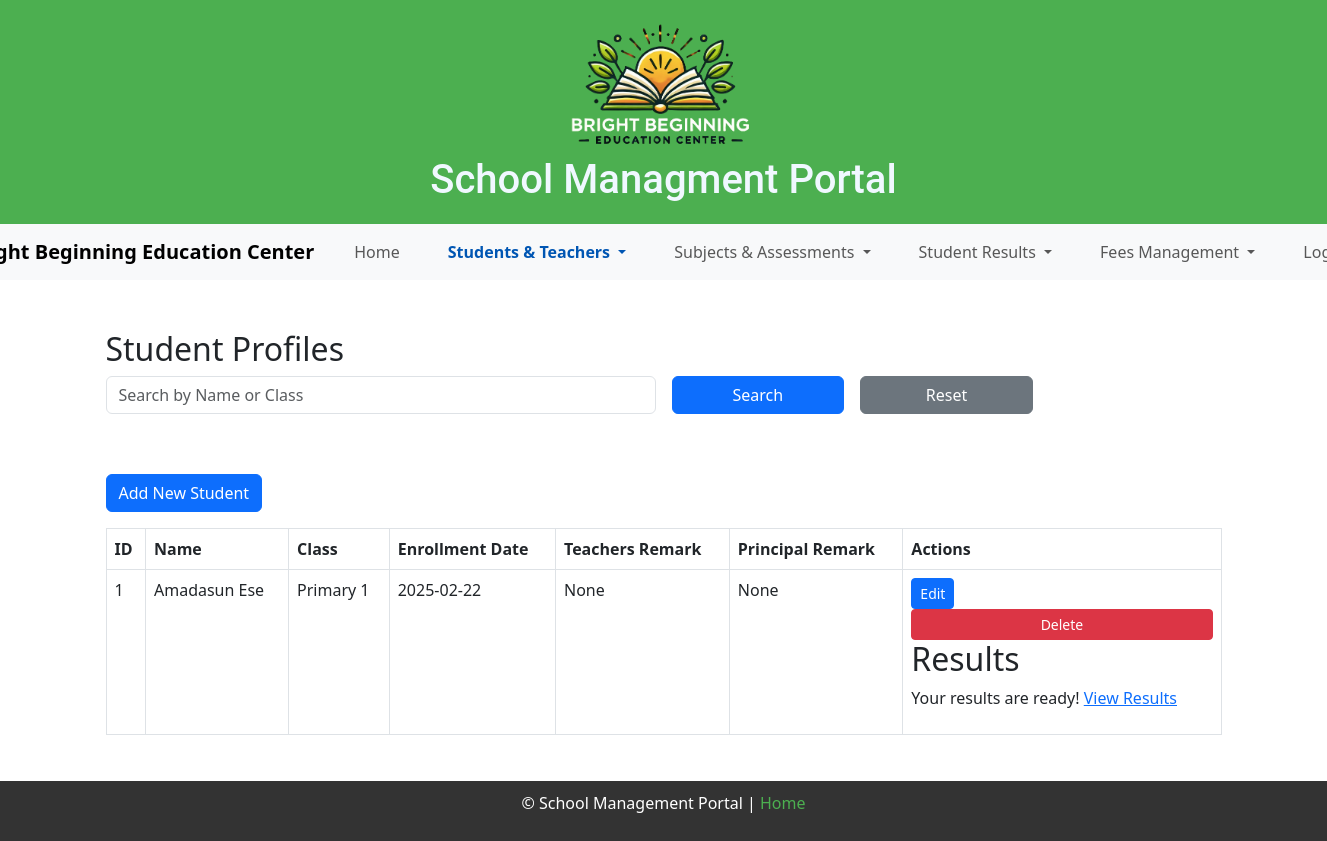
The app's page /students (signed in), older data.
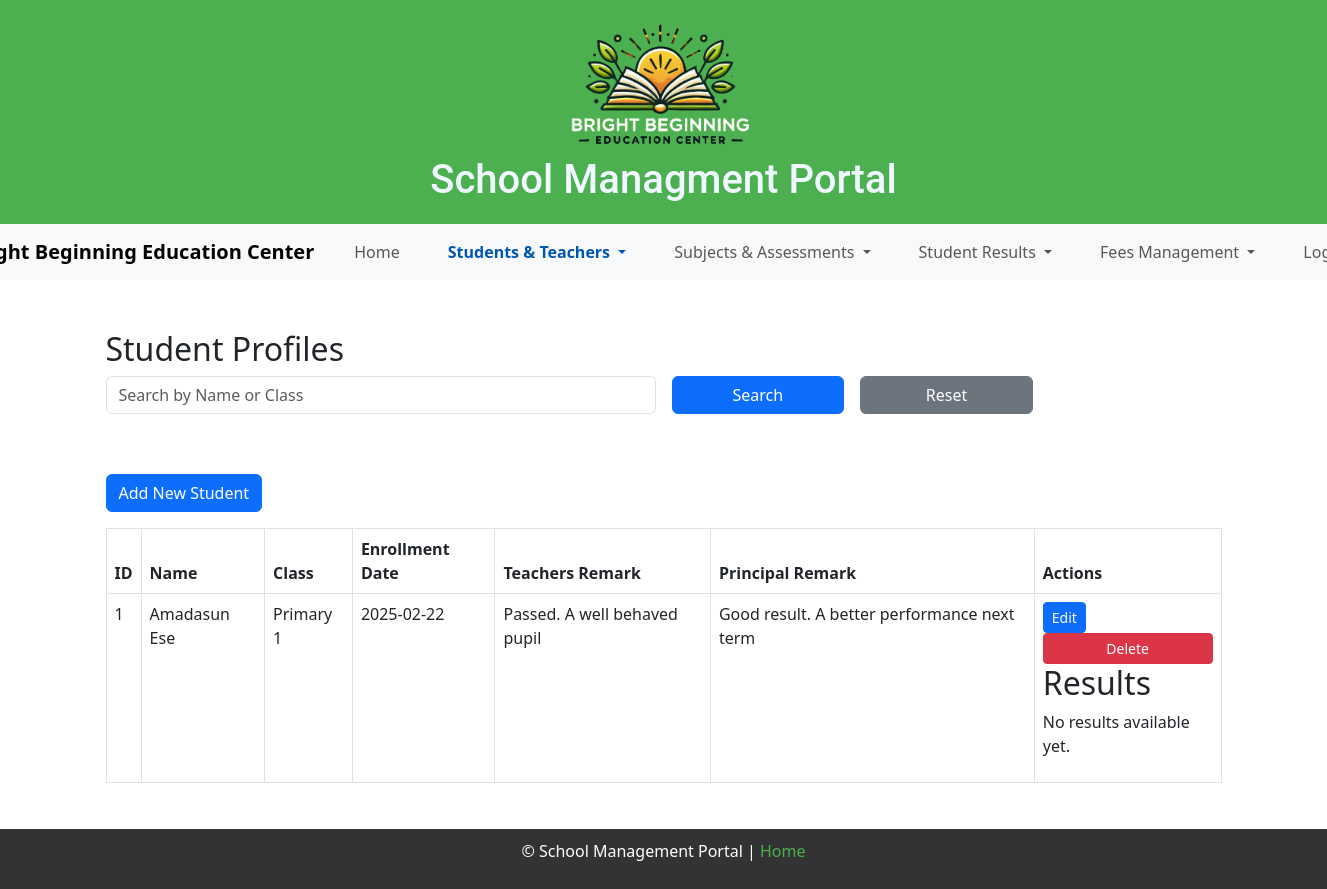
The same page, newer data.
### models.py (models this page shows, shortened)
class Student(db.Model):
    __tablename__ = 'students'
    id = db.Column(db.Integer, primary_key=True)
    first_name = db.Column(db.String(50), nullable=False)
    last_name = db.Column(db.String(50), nullable=False)
    date_of_birth = db.Column(db.Date, nullable=False)
    enrollment_date = db.Column(db.Date, nullable=False)
    gender = db.Column(db.String(1), nullable=False)
    grade_level = db.Column(db.String(20), nullable=False)
    contact_email = db.Column(db.String(100), nullable=False)
    school_id = db.Column(db.Integer, db.ForeignKey('schools.id', name='fk_students_school_id'), nullable=False)
    class_id = db.Column(db.Integer, db.ForeignKey('classes.id', name='fk_students_class_id'), nullable=False)
    result_url = db.Column(db.String(255), nullable=True)
    teacher_remark = db.Column(db.String(255), nullable=True)
    principal_remark = db.Column(db.String(255), nullable=True)
    principal_signature = db.Column(db.String(255), nullable=True)
    grades = db.relationship('Grade', backref='student', lazy=True, cascade="all, delete-orphan")
    attendance = db.relationship('Attendance', backref='student', lazy=True, cascade="all, delete-orphan")
    student_assessments = db.relationship('AssessmentSubjectScore', backref='student', lazy=True, cascade="all, delete-orphan")
    users = db.relationship('User', backref='student', lazy=True, cascade="all, delete-orphan")

class Class(db.Model):
    __tablename__ = 'classes'
    id = db.Column(db.Integer, primary_key=True)
    class_name = db.Column(db.String(100), nullable=False)
    class_level = db.Column(db.String(50), nullable=False)
    class_category = db.Column(db.String(50), nullable=False)
    school_id = db.Column(db.Integer, db.ForeignKey('schools.id', name='fk_classes_school_id'), nullable=False)
    students = db.relationship('Student', backref='class_', lazy=True, cascade="all, delete-orphan")
    teachers = db.relationship('Teacher', secondary=class_teacher_association, backref='classes', cascade="all, delete-orphan", single_parent=True)
    class_fee_components = db.relationship('ClassFeeComponent', backref='class_', lazy=True, cascade="all, delete-orphan")
    __table_args__ = (
        db.UniqueConstraint('class_name', 'school_id', name='uq_class_per_school'),
    )

### routes.py (the view)
@main.route('/students', methods=['GET'])
@login_required
def students():
    search_query = request.args.get('search', '').strip().lower()
    if not current_user.school_id:
        flash("You are not linked to any school.", "warning")
        return redirect(url_for('main.dashboard'))
    query = Student.query.filter_by(school_id=current_user.school_id)
    if search_query:
        query = query.join(Class).filter(
            (Student.first_name.ilike(f"%{search_query}%")) |
            (Student.last_name.ilike(f"%{search_query}%")) |
            (Class.class_name.ilike(f"%{search_query}%"))
        )
    students = query.all()
    return render_template('students.html', students=students)

### main.py (called while the page is built)
@app.before_request
def before_request():
    g.current_user = current_user

@app.context_processor
def inject_csrf_token():
    return dict(csrf_token=generate_csrf())

### models.py (called while the page is built)
    @login_manager.user_loader
    def load_user(user_id):
        return User.query.get(int(user_id))

### routes.py (called while the page is built)
@main.before_request
def load_school_details():
    if current_user.is_authenticated:
        if 'school_name' not in session or 'school_logo' not in session:
            school = School.query.get(current_user.school_id)
            if school:
                g.school_name = school.name
                g.school_logo = school.school_logo if school.school_logo else 'static/uploads/default-logo.png'
                session['school_name'] = g.school_name
                session['school_logo'] = g.school_logo
        else:
            g.school_name = session['school_name']
            g.school_logo = session['school_logo']
    else:
        g.school_name = "School Management Portal"
        g.school_logo = "uploads/default-logo.png"

### templates/students.html (shortened to what this page needs)
{% extends "base.html" %}
{% block content %}
<h2>Student Profiles</h2>
<form method="GET" class="mb-4">
    <div class="row g-3">
        <div class="col-md-6">
            <input type="text" name="search" class="form-control" placeholder="Search by Name or Class" value="{{ request.args.get('search', '') }}">
        </div>
        <div class="col-md-2">
            <button type="submit" class="btn btn-primary w-100">Search</button>
        </div>
        <div class="col-md-2">
            <a href="{{ url_for('main.students') }}" class="btn btn-secondary w-100">Reset</a>
        </div>
    </div>
</form>
<a href="{{ url_for('main.add_student') }}" class="btn btn-primary mt-3">Add New Student</a>
<table class="table table-bordered mt-3">
    <thead>
        <tr>
            <th>ID</th>
            <th>Name</th>
            <th>Class</th>
            <th>Enrollment Date</th>
            <th>Teachers Remark</th>
            <th>Principal Remark</th>
            <th>Actions</th>
        </tr>
    </thead>
    <tbody>
        {% if students %}
            {% for student in students %}
                <tr>
                    <td>{{ student.id }}</td>
                    <td>{{ student.first_name }} {{ student.last_name }}</td>
                    <td>{{ student.class_.class_name }}</td>
                    <td>{{ student.enrollment_date }}</td>
                    <td>{{ student.teacher_remark }}</td>
                    <td>{{ student.principal_remark }}</td>
                    <td>
                        <a href="{{ url_for('main.edit_student', student_id=student.id) }}" class="btn btn-primary btn-sm">Edit</a>
                        <form method="POST" action="{{ url_for('main.delete_student', student_id=student.id) }}" style="display: inline;">
                            <button type="submit" class="btn btn-danger btn-sm" onclick="return confirm('Are you sure you want to delete this student?')">Delete</button>
                        </form>
                        <div class="results">
                            <h2>Results</h2>
                            {% if student.result_url %}
                                <p>Your results are ready! <a href="{{ student.result_url }}" target="_blank">View Results</a></p>
                            {% else %}
                                <p>No results available yet.</p>
                            {% endif %}
                    </td>
                </tr>
            {% endfor %}
        {% else %}
            <tr>
                <td colspan="5" class="text-center">No students found.</td>
            </tr>
        {% endif %}
    </tbody>
</table>
{% endblock %}

Row changes from the older to the newer data that the page shows:
changed Student "Amadasun": teacher_remark "None" → "Passed. A well behaved pupil"; principal_remark "None" → "Good result. A better performance next term"; result_url "Your results are ready! View Results" → "No results available yet."
